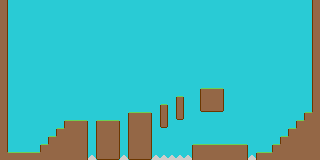

This game map was drawn from its Tiled (.tmx) file and the tilesets committed beside it. A one-line description and the trimmed map source follow:
An orthogonal 40x20 tile map with 8x8 px tiles, 2 tile layers (backdrop, background) and 30 objects (4x lava, 4x coin, mainPlayer, platform).

<map version="1.0" orientation="orthogonal" width="40" height="20" tilewidth="8" tileheight="8">
 <tileset firstgid="1" name="mountain1" tilewidth="8" tileheight="8">
  <image source="../img/map/mountain1.png" trans="ff00ff" width="40" height="40" />
 </tileset>
 <layer name="backdrop" width="40" height="20">
  <data>[800 cells, 800 non-empty, 3 distinct tile ids]</data>
 </layer>
 <layer name="background" width="40" height="20">
  <data>[800 cells, 140 non-empty, 13 distinct tile ids]</data>
 </layer>
 <objectgroup name="collision" width="40" height="20">
  <object x="8" y="150" width="32" height="8" />
  <object x="0" y="0" width="8" height="160" />
  <object x="40" y="142" width="8" height="8" />
  <object x="48" y="134" width="8" height="8" />
  <object x="56" y="126" width="8" height="8" />
  <object x="64" y="118" width="24" height="8" />
  <object x="96" y="118" width="24" height="40" />
  <object x="128" y="110" width="24" height="48" />
  <object x="160" y="102" width="8" height="24" />
  <object x="176" y="94" width="8" height="24" />
  <object x="200" y="86" width="24" height="24" />
  <object x="192" y="142" width="56" height="16" />
  <object x="256" y="150" width="16" height="8" />
  <object x="272" y="142" width="8" height="8" />
  <object x="280" y="134" width="8" height="8" />
  <object x="288" y="126" width="8" height="8" />
  <object x="296" y="118" width="8" height="8" />
  <object x="304" y="110" width="8" height="8" />
  <object x="312" y="0" width="8" height="112" />
  <object x="312" y="0" width="8" height="112" />
 </objectgroup>
 <objectgroup name="playerlayer" width="40" height="20">
  <object name="mainPlayer" x="296" y="104" width="8" height="8">
   <properties>
    <property name="image" value="ninja_run_right" />
    <property name="spriteheight" value="12" />
    <property name="spritewidth" value="10" />
   </properties>
  </object>
 </objectgroup>
 <objectgroup name="lava" width="40" height="20">
  <object name="lava" x="88" y="152" width="8" height="8">
   <properties>
    <property name="duration" value="250" />
    <property name="fade" value="#000000" />
    <property name="to" value="area00" />
   </properties>
  </object>
  <object name="lava" x="120" y="152" width="8" height="8">
   <properties>
    <property name="duration" value="250" />
    <property name="fade" value="#000000" />
    <property name="to" value="area00" />
   </properties>
  </object>
  <object name="lava" x="152" y="152" width="40" height="8">
   <properties>
    <property name="duration" value="250" />
    <property name="fade" value="#000000" />
    <property name="to" value="area00" />
   </properties>
  </object>
  <object name="lava" x="248" y="152" width="8" height="8">
   <properties>
    <property name="duration" value="250" />
    <property name="fade" value="#000000" />
    <property name="to" value="area00" />
   </properties>
  </object>
 </objectgroup>
 <objectgroup name="coins" width="40" height="20">
  <object name="coin" x="208" y="80" width="8" height="8">
   <properties>
    <property name="image" value="coin" />
    <property name="spriteheight" value="6" />
    <property name="spritewidth" value="6" />
   </properties>
  </object>
  <object name="coin" x="136" y="104" width="8" height="8">
   <properties>
    <property name="image" value="coin" />
    <property name="spriteheight" value="6" />
    <property name="spritewidth" value="6" />
   </properties>
  </object>
  <object name="coin" x="66" y="112" width="8" height="8">
   <properties>
    <property name="image" value="coin" />
    <property name="spriteheight" value="6" />
    <property name="spritewidth" value="6" />
   </properties>
  </object>
  <object name="coin" x="104" y="112" width="8" height="8">
   <properties>
    <property name="image" value="coin" />
    <property name="spriteheight" value="6" />
    <property name="spritewidth" value="6" />
   </properties>
  </object>
 </objectgroup>
 <objectgroup name="platforms" width="40" height="20">
  <object name="platform" x="280" y="107" width="8" height="8">
   <properties>
    <property name="image" value="platform" />
    <property name="spriteheight" value="4" />
    <property name="spritewidth" value="8" />
    <property name="type" value="platform" />
    <property name="xmove" value="0" />
    <property name="ymove" value="3" />
   </properties>
  </object>
 </objectgroup>
</map>